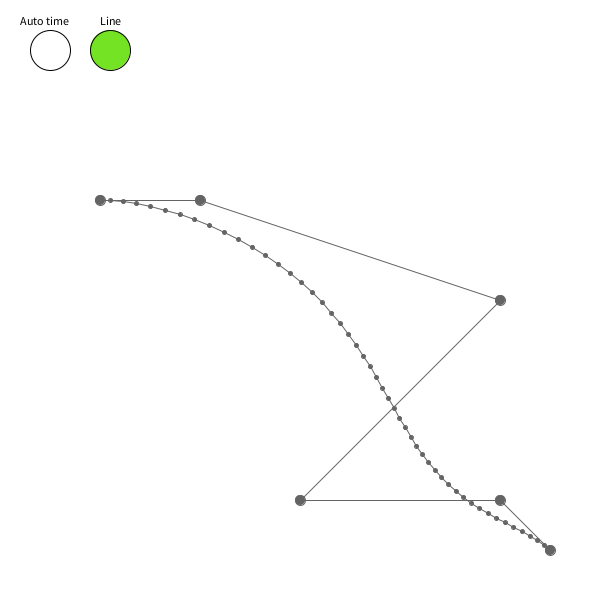
Frame 1 (no input)
Frame 60 (the mouse pressed at the canvas centre just before this capture): identical to frame 1, image omitted
Frame 120 (the mouse held since frame 60 and released just before this capture): identical to frame 1, image omitted

The Processing sketch that drew this single still picture (run headless with seeded random() and noise(); from frame 60 on, the mouse is pressed at the canvas centre):

// Processing sketch: Bezier_curves
// ── Bezier_curves.pde
//Linear, quadratic and higher-order Bézier curves
//Linear: 2 points
//Quadratic: 3 points
//Higher-order: 4 or more points

//2 coords = 1 point
//3 coords = 3 points
//4 coords = 6 points
//5 coords = 10 points


float t; //Float between 0 and 1 to show progress
float timeScale = 0.4;
int steps = 100;

float lineOpacity = 100;
int pAmount = 6;
PVector[] P = new PVector[pAmount]; //P = static points
//int qAmount = AddNumbersUnder(pAmount);
//PVector[] Q = new PVector[qAmount]; //Q = intermediate points
color[] colors = {color(131, 235, 52, lineOpacity), color(52, 86, 235, lineOpacity), color(255, 0, 230, lineOpacity), color(255, 234, 0, lineOpacity), color(255, 140, 0, lineOpacity)};
color pColor = color(100, 255);
boolean dragging = false;
int pointDragging;
PVector[] B = new PVector[steps];
boolean automaticT;
boolean line = true;
PVector[] buttons = new PVector[2];

BezierCurves bezier = new BezierCurves();

void setup() {
  size(600, 600);
  P[0] = new PVector(100, 200);
  P[1] = new PVector(200, 200);
  P[2] = new PVector(500, 300);
  P[3] = new PVector(300, 500);
  P[4] = new PVector(500, 500);
  P[5] = new PVector(550, 550);
  for (int i = 0; i < buttons.length; i++) {
    buttons[i] = new PVector(50 + i * 60, 50);
  }
  //CalculateLine();
  //DrawPoints();
}

void draw() {
  background(255);
  DrawPoints();
  DrawSpecificPoints(bezier.calculateCurve(P, 50, true));
  //CalculatePoints();
  if (!automaticT) {
    t = mouseX - 10;
    t /= 580;
  }
  else {
    //t += 1/(float)steps;
    t += 0.01*timeScale;
    if (t >= 1) {
      t = 0;
    }
  }
  
  
  
  if (t < 0) {
    t = 0;
  }
  else if (t > 1) {
    t = 1;
  }
  Buttons();
  if (line) {
    //CalculateLine();
  }
}

/*
void CalculatePoints() {
  int layerAmount = pAmount-1;
  int index = 0;
  int qAmountOnLayer = pAmount-1;
  for (int i = 0; i < layerAmount; i++) {
    for (int e = 0; e < qAmountOnLayer; e++) {
      if (qAmountOnLayer == pAmount-1) {
        Q[index] = VectorIntermediate(P[index], P[index+1], t);
      }
      else {
        Q[index] = VectorIntermediate(Q[index - qAmountOnLayer - 1], Q[index - qAmountOnLayer], t);
      }
      if (qAmountOnLayer == 1) {
        fill(255, 0, 0);
        stroke(255, 0, 0);
      }
      else {
        fill(colors[pAmount-1-qAmountOnLayer]);
        stroke(colors[pAmount-1-qAmountOnLayer]);
      }
      if (e > 0) {
        line(Q[index].x, Q[index].y, Q[index-1].x, Q[index-1].y);
      }
      
      circle(Q[index].x, Q[index].y, 10);
      index++;
    }
    qAmountOnLayer--;
  }
}
*/

void DrawSpecificPoints(PVector[] points) {
  fill(pColor);
  stroke(pColor);
  for (int i = 0; i < points.length; i++) {
    circle(points[i].x, points[i].y, 4);
    if (i < points.length-1) {
      line(points[i].x, points[i].y, points[i+1].x, points[i+1].y);
    }
  }
}

void DrawPoints() {
  fill(pColor);
  stroke(pColor);
  for (int i = 0; i < pAmount; i++) {
    circle(P[i].x, P[i].y, 10);
    if (i < pAmount-1) {
      line(P[i].x, P[i].y,P[i+1].x, P[i+1].y);
    }
  }
}

void Buttons() {
  for (int i = 0; i < buttons.length; i++) {
    fill(0);
    if (i == 0) {
      text("Auto time", buttons[i].x - 30, buttons[i].y - 25);
    }
    else if (i == 1) {
      text("Line", buttons[i].x - 10, buttons[i].y - 25);
    }
    
    if (automaticT && i == 0) {
      fill(116, 227, 36);
    }
    else if (line && i == 1) {
      fill(116, 227, 36);
    }
    else {
      noFill();
    }
    stroke(0);
    circle(buttons[i].x, buttons[i].y, 40);
  }
}


PVector VectorIntermediate(PVector start, PVector end, float _t) {
  PVector intermediateVector = new PVector();
  intermediateVector.x = end.x * _t + start.x * (1-_t);
  intermediateVector.y = end.y * _t + start.y * (1-_t);
  return intermediateVector;
}

int AddNumbersUnder(int x) {
  int num = 0;
  for (int i = 0; i < x; i++) {
    num += i;
  }
  return num;
}

/*
void CalculateLine() {
  for (int v = 0; v < steps; v++) {
    int layerAmount = pAmount-1;
    int index = 0;
    int qAmountOnLayer = pAmount-1;
    for (int i = 0; i < layerAmount; i++) {
      for (int e = 0; e < qAmountOnLayer; e++) {
        if (qAmountOnLayer == pAmount-1) {
          Q[index] = VectorIntermediate(P[index], P[index+1], v/(float)steps);
        }
        else {
          Q[index] = VectorIntermediate(Q[index - qAmountOnLayer - 1], Q[index - qAmountOnLayer], v/(float)steps);
        }
        B[v] = Q[index];
        
        index++;
      }
      qAmountOnLayer--;
    }
  }
  for (int v = 0; v < t*steps; v++) {
    //circle(B[v].x, B[v].y, 5);
    if (v != 0) {
      strokeWeight(2);
      line(B[v].x, B[v].y, B[v-1].x, B[v-1].y);
    }
    print(v  +"\n");
  }
}
*/

void mouseDragged() {
  for (int i = 0; i < pAmount; i++) {
    if (dist(mouseX, mouseY, P[i].x, P[i].y) < 20) {
      dragging = true;
      pointDragging = i;
    }
  }
  if (dragging) {
    P[pointDragging] = new PVector(mouseX, mouseY);
  }
}

void mousePressed() {
  for (int i = 0; i < buttons.length; i++) {
    if (dist(mouseX, mouseY, buttons[i].x, buttons[i].y) < 20) {
      if (i == 0) {
        automaticT = !automaticT;
      }
      else if (i == 1) {
        line = !line;
      }
    }
  }
}

void mouseReleased() {
  dragging = false;
}

// ── BezierCurves.pde
class BezierCurves {
  
  BezierCurves() {
    
  }
  
  void drawCurve(PVector[] point) {
    for (int v = 0; v < steps; v++) {
      if (v != 0) {
        strokeWeight(1);
        line(B[v].x, B[v].y, B[v-1].x, B[v-1].y);
      }
    }
  }
  
  PVector[] calculateCurve(PVector[] point, int pAmnt, boolean loose) {
    PVector[] points = new PVector[pAmnt];
    
    if (loose) {
      for (int v = 0; v < pAmnt; v++) {
        
        int layerAmount = point.length-1;
        int index = 0;
        int qAmountOnLayer = point.length-1;
        
        int qAmount = AddNumbersUnder(point.length);
        
        PVector[] Q = new PVector[qAmount];
        print(qAmount + "\n");
        
        for (int i = 0; i < layerAmount; i++) {
          for (int e = 0; e < qAmountOnLayer; e++) {
            if (qAmountOnLayer == point.length-1) {
              Q[index] = VectorIntermediate(point[index], point[index+1], v/((float)pAmnt-1));
            }
            else {
              Q[index] = VectorIntermediate(Q[index - qAmountOnLayer - 1], Q[index - qAmountOnLayer], v/((float)pAmnt-1));
            }
            points[v] = Q[index];
            
            index++;
          }
          qAmountOnLayer--;
        }
      }
    }
    
    else {
      for (int p = 0; p < point.length; p++) {
        if (p > 0 && p < point.length-1) {
          for (int v = 0; v < pAmnt; v++) {
            float t = v/((float)pAmnt-1);
            int layerAmount = point.length-1;
            int index = 0;
            int qAmountOnLayer = point.length-1;
            
            int qAmount = AddNumbersUnder(point.length);
            
            PVector[] Q = new PVector[qAmount];
            print(qAmount + "\n");
            
            for (int i = 0; i < layerAmount; i++) {
              for (int e = 0; e < qAmountOnLayer; e++) {
                if (qAmountOnLayer == point.length-1) {
                  Q[index] = VectorIntermediate(point[index], point[index+1], v/((float)pAmnt-1));
                }
                else {
                  Q[index] = VectorIntermediate(Q[index - qAmountOnLayer - 1], Q[index - qAmountOnLayer], v/((float)pAmnt-1));
                    }
                points[v] = Q[index];
                
                index++;
              }
              qAmountOnLayer--;
            }
          }
        }
        else points[p] = new PVector(0, 0);
      }
    }
    
    return points;
  }
}
